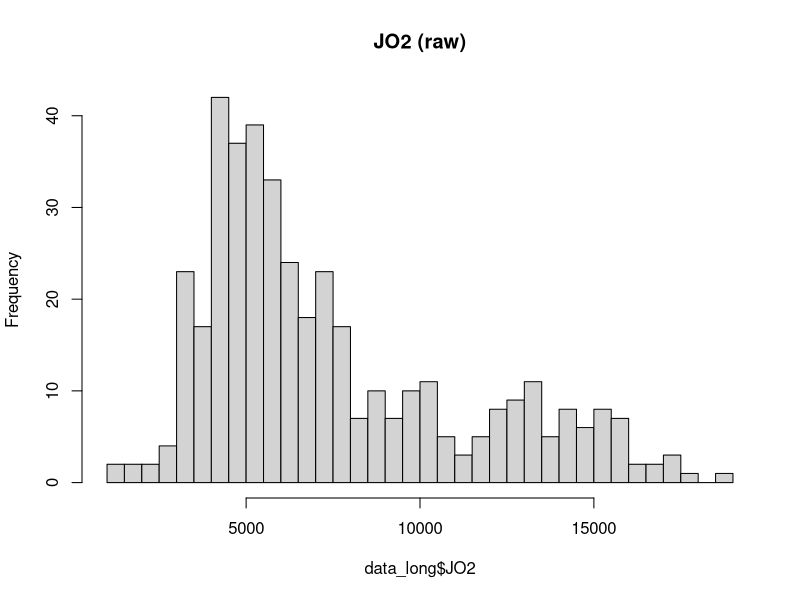
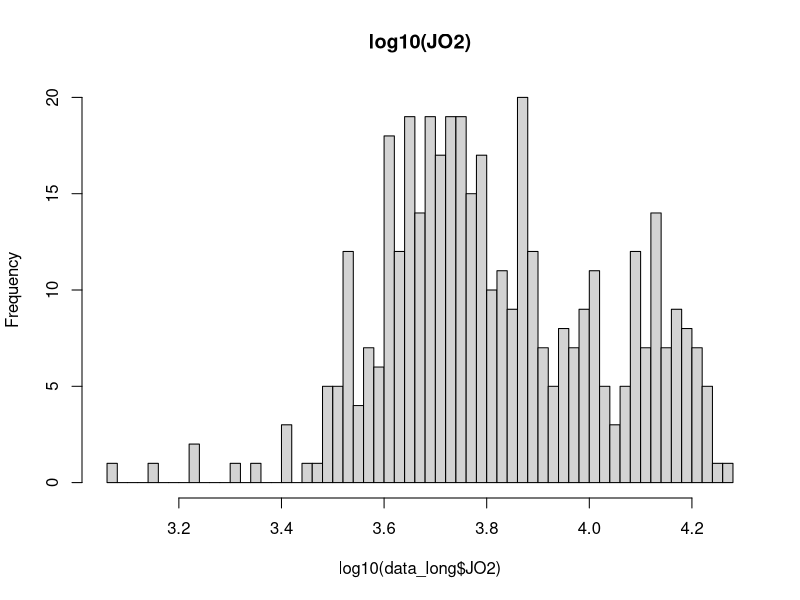
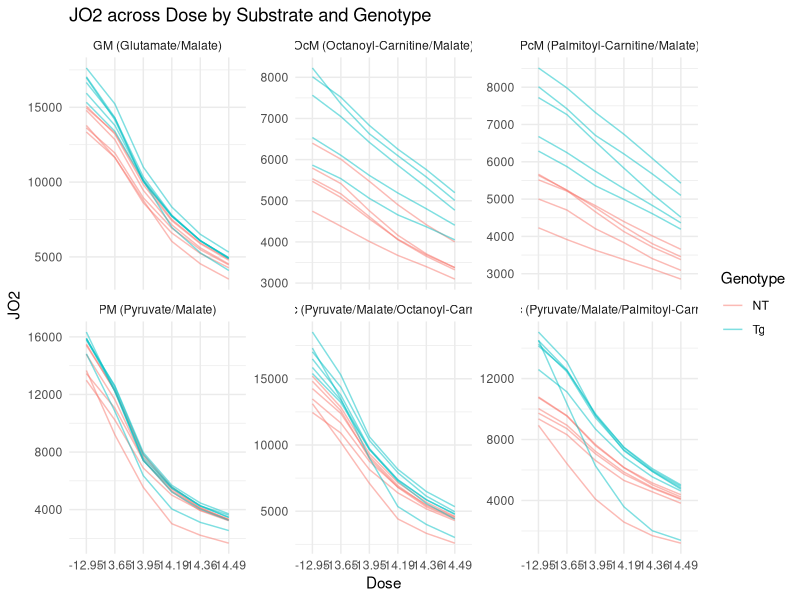
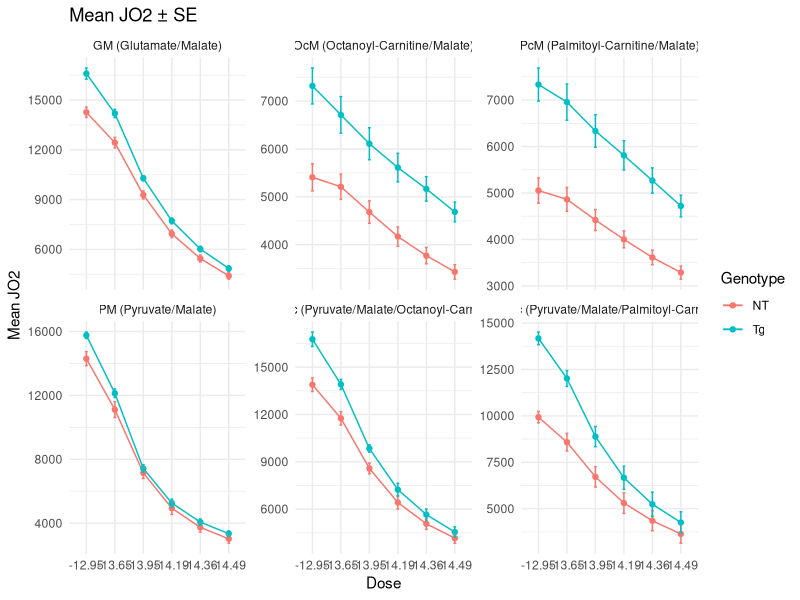
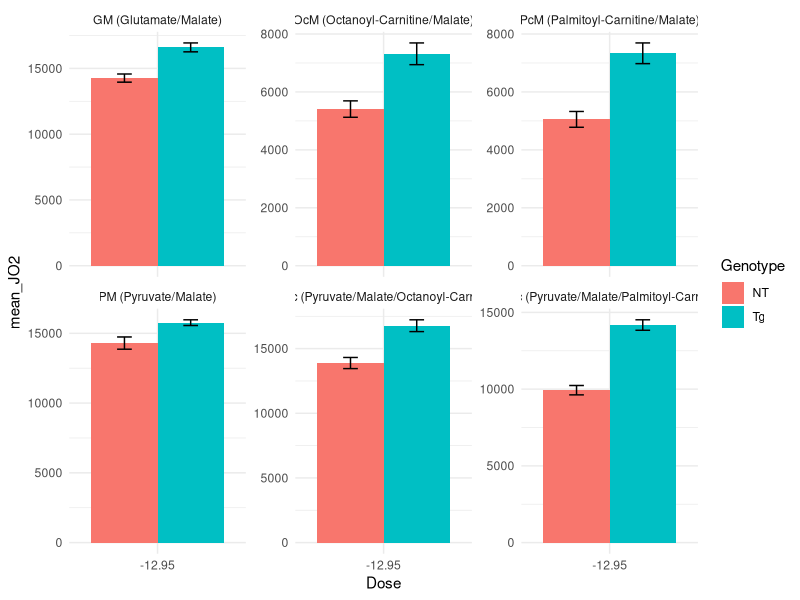
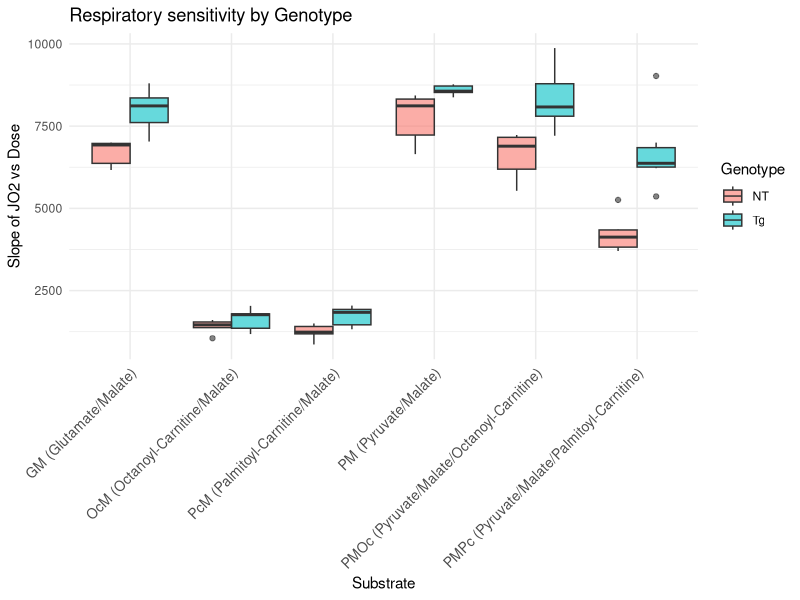
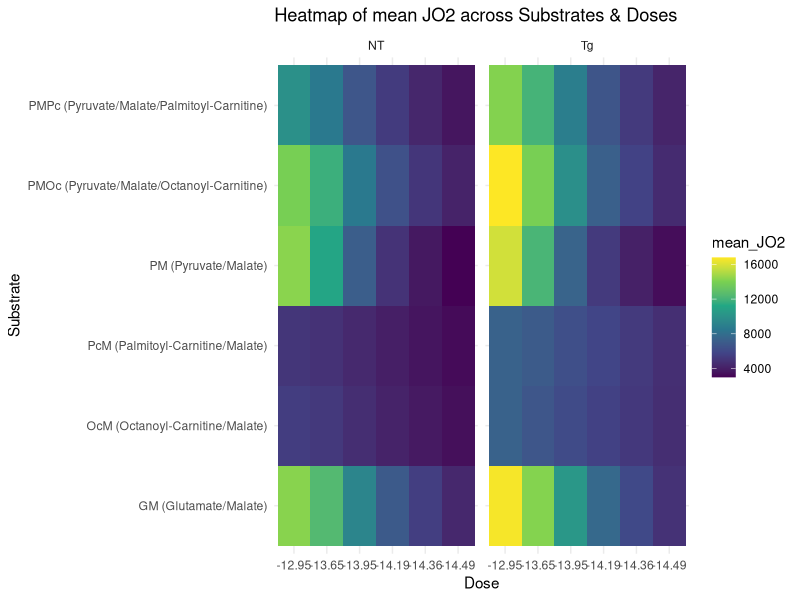

The R source for these figures, in order:
## ---- chunk 1
# imports
library(readr)
library(tidyverse)
library(patchwork)
library(scales)
library(ggplot2)
library(dplyr)
library(tidyr)
library(stringr)
library(broom)
## ---- chunk 2

raw <- read_csv("data/JO2.csv", col_names = FALSE, show_col_types = FALSE)

header1 <- as.character(unlist(raw[1, ]))  # substrates in row 1
header2 <- as.character(unlist(raw[2, ]))  # doses in row 2

sub <- header1
sub[1] <- "Subject"
for (i in 2:length(sub)) {
  if (is.na(sub[i]) || sub[i] == "") sub[i] <- sub[i - 1]
}

dose <- header2
dose[1] <- NA  # first col is Subject

new_names <- c("Subject", paste(sub[-1], dose[-1], sep = "_"))

dat <- raw[-c(1, 2), ]
names(dat) <- new_names
dat <- dat %>% mutate(across(-Subject, ~ suppressWarnings(as.numeric(.))))

data_long <- dat %>%
  pivot_longer(
    cols = -Subject,
    names_to = c("Substrate", "Dose"),
    names_sep = "_",
    values_to = "JO2"
  ) %>%
  filter(Dose != "Basal") %>%
  mutate(
    Genotype = if_else(str_detect(Subject, "^NT"), "NT", "Tg"),
    Dose_num = as.numeric(Dose), 
    Dose = factor(Dose,
                  levels = c("Basal", "-12.95","-13.65","-13.95","-14.19","-14.36","-14.49"),
                  ordered = TRUE)
  ) %>%
  drop_na(JO2)   

## ---- chunk 3
glimpse(data_long)
## ---- chunk 4
#| label: histogram 

#raw
hist(data_long$JO2, breaks=60, main="JO2 (raw)")

#log10
hist(log10(data_long$JO2), breaks=60, main="log10(JO2)")

## ---- chunk 5
# subject-level spaghetti by substrate
ggplot(data_long, aes(x = Dose, y = JO2, color = Genotype, group = Subject)) +
  geom_line(alpha = 0.5) +
  facet_wrap(~ Substrate, scales = "free_y") +
  theme_minimal() +
  labs(title = "JO2 across Dose by Substrate and Genotype")

# genotype means ± SE per substrate×dose
summary_data <- data_long %>%
  group_by(Substrate, Dose, Genotype) %>%
  summarise(mean_JO2 = mean(JO2), se = sd(JO2)/sqrt(n()), .groups = "drop")

ggplot(summary_data, aes(Dose, mean_JO2, color = Genotype, group = Genotype)) +
  geom_line() + geom_point() +
  geom_errorbar(aes(ymin = mean_JO2 - se, ymax = mean_JO2 + se), width = 0.1) +
  facet_wrap(~ Substrate, scales = "free_y") +
  theme_minimal() +
  labs(title = "Mean JO2 ± SE", y = "Mean JO2")
## ---- chunk 6
data_long %>%
  filter(Dose %in% c("Basal", "-12.95")) %>%
  group_by(Genotype, Substrate, Dose) %>%
  summarise(mean_JO2 = mean(JO2), se = sd(JO2)/sqrt(n()), .groups = "drop") %>%
  ggplot(aes(x = Dose, y = mean_JO2, fill = Genotype)) +
  geom_col(position = position_dodge()) +
  geom_errorbar(aes(ymin = mean_JO2-se, ymax = mean_JO2+se),
                width = 0.2, position = position_dodge(0.9)) +
  facet_wrap(~Substrate, scales = "free_y") +
  theme_minimal()
## ---- chunk 7
slopes <- data_long %>%
  group_by(Subject, Genotype, Substrate) %>%
  do(tidy(lm(JO2 ~ Dose_num, data = .))) %>%
  filter(term == "Dose_num")

ggplot(slopes, aes(x = Substrate, y = estimate, fill = Genotype)) +
  geom_boxplot(alpha = 0.6, position = position_dodge()) +
  theme_minimal() +
  labs(y = "Slope of JO2 vs Dose", title = "Respiratory sensitivity by Genotype") +
  theme(
    axis.text.x = element_text(angle = 45, hjust = 1, size = 10)  # rotate labels
  )
## ---- chunk 8
heat <- data_long %>%
  group_by(Substrate, Dose, Genotype) %>%
  summarise(mean_JO2 = mean(JO2), .groups = "drop")

ggplot(heat, aes(x = Dose, y = Substrate, fill = mean_JO2)) +
  geom_tile() +
  facet_wrap(~Genotype) +
  scale_fill_viridis_c() +
  theme_minimal() +
  labs(title = "Heatmap of mean JO2 across Substrates & Doses")
